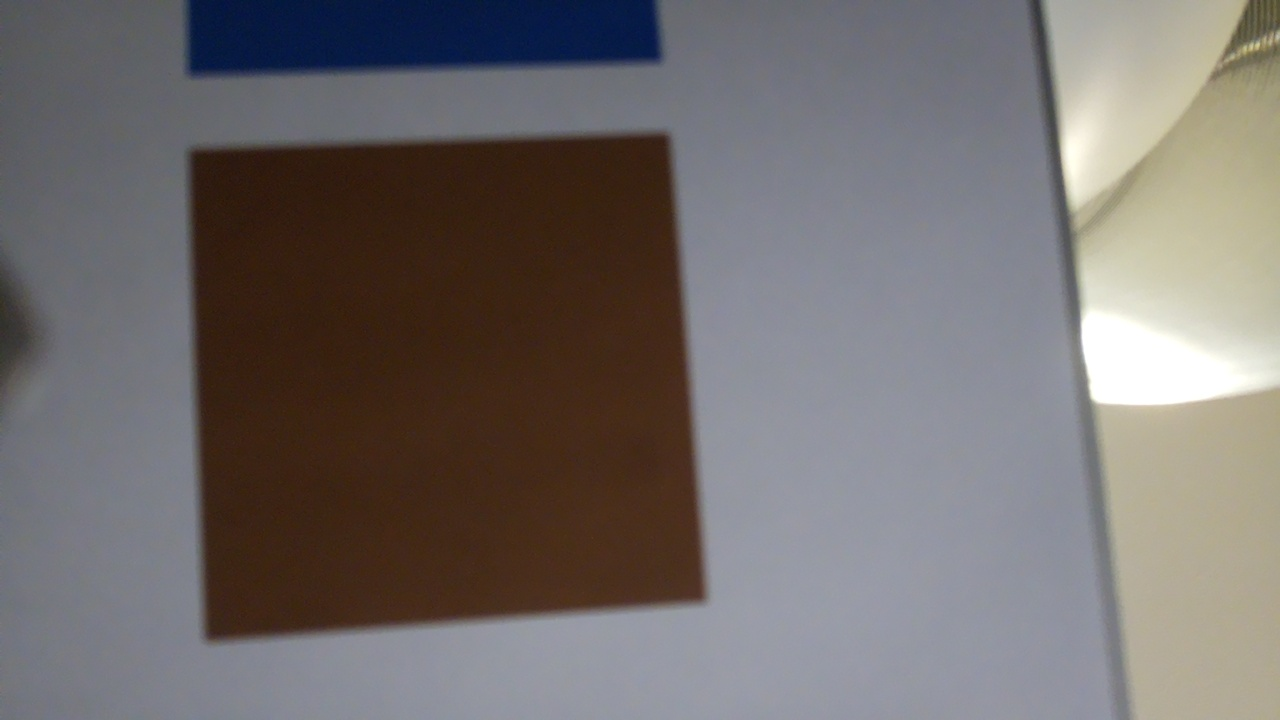
#> input picture Imagen_capturada_9.jpg, 1280 x 720 px
$ python patterns.py
#> lines starting #> are read from the running program, lines starting #| are printed output that depends on the picture; after the words box and inside, x2 and y2 are one past the last pixel; in counts of white or black regions, pixels touching at a corner belong together
#> further down, img is the input picture: shape (720, 1280, 3); mean B, G, R 109.2, 110.1, 115.3
#> in pattern, `hsv_img = cv2.cvtColor(img,cv2.COLOR_BGR2HSV)`: hsv_img: shape (720, 1280, 3); mean H, S, V 73.1, 67.2, 123.4
import os
import cv2
import imageio
import numpy as np
from typing import List
from utils import non_max_suppression, get_hsv_color_ranges
import os

def show_image(img: np.array, img_name: str = "Image"):
    cv2.imshow(img_name, img)
    cv2.waitKey(0)
    cv2.destroyAllWindows()


def detect_color(light_color, dark_color, hsv_img):

#> called with light_color = (0, 34, 63), dark_color = (25, 200, 131)
    mask = cv2.inRange(hsv_img,light_color,dark_color)
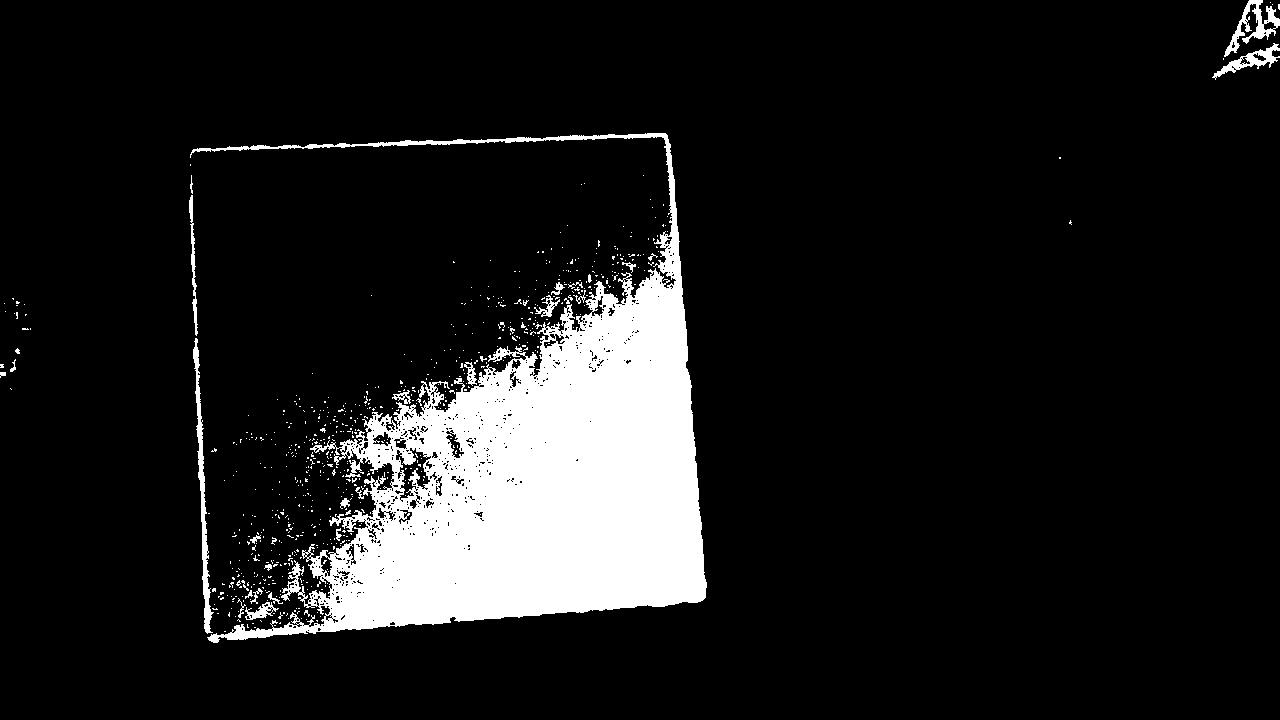
#> mask: shape (720, 1280); 11% white; 714 white regions (683 under 20 px)
    segmented = cv2.bitwise_and(hsv_img,hsv_img,mask=mask)
#> segmented: shape (720, 1280, 3); mean H, S, V 1.3, 16.8, 7.7
    segmented_gray = cv2.cvtColor(segmented, cv2.COLOR_BGR2GRAY)
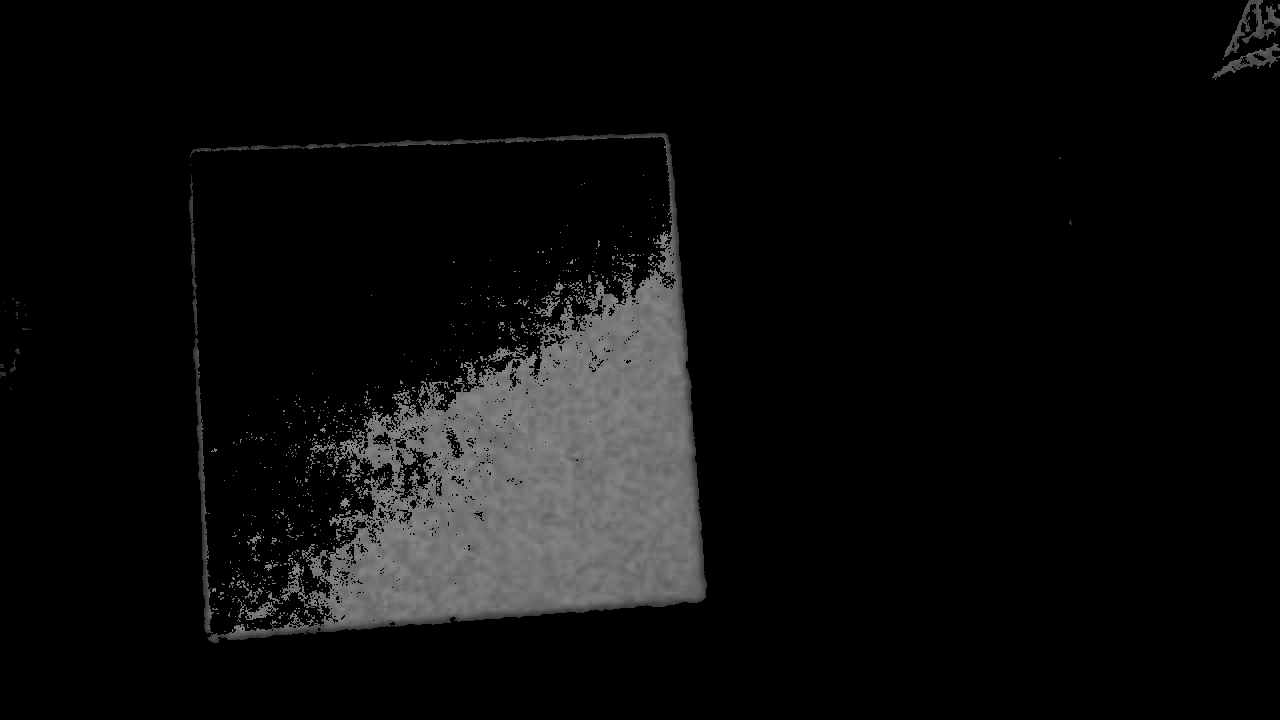
#> segmented_gray: shape (720, 1280); min 0, max 140, mean 12.3


    kernel = cv2.getStructuringElement(cv2.MORPH_RECT, (3, 3))  # Tamaño del kernel puede ajustarse
    eroded = cv2.erode(segmented_gray, kernel, iterations=6)  # Ajustar las iteraciones según necesidad
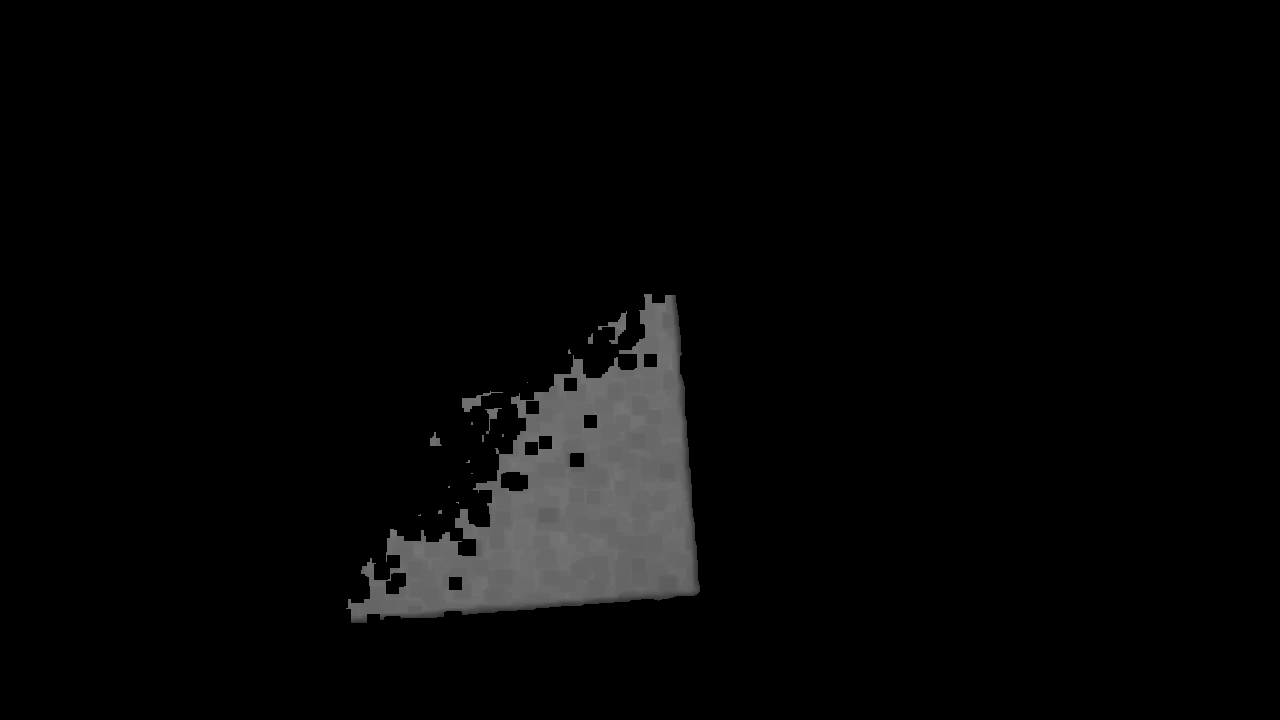
#> eroded: shape (720, 1280); min 0, max 119, mean 6.2

    contours,_ = cv2.findContours(eroded.copy(),cv2.RETR_LIST,cv2.CHAIN_APPROX_SIMPLE)
#> contours = 27 contours, 11 with area under 20; largest, box (x1, y1, x2, y2) and area: (346, 294, 700, 623) 54992, (500, 471, 529, 492) 490, (385, 572, 407, 595) 365, (598, 311, 627, 344) 226, (569, 452, 585, 468) 222

    for contour in contours:
        corners = cv2.approxPolyDP(
            contour, 0.01 * cv2.arcLength(contour, True), True
        )

        if len(corners) == 4:
            return True
#> this loop made 3 passes
#> corners on pass 3: [[420, 514], [419, 515], [418, 515], [420, 515]]

    return False

def pattern(img):
    hsv_img = cv2.cvtColor(img,cv2.COLOR_BGR2HSV)

    # Define red color
    light_red = (0, 60, 90)
    dark_red = (0, 90, 40)

    light_orange = (1, 190, 200)
    dark_orange = (255, 255, 255)

    light_green =(44,0,0)
    dark_green = (98,255,255)

    light_brown = (0, 34, 63)
    dark_brown = (25, 200, 131)
    return detect_color(light_brown,dark_brown,hsv_img)


if __name__ =="__main__":
    filename = os.path.join("../","Imagen_capturada_9.jpg")
    img = cv2.imread(filename)
    print(pattern (img))
#| True
